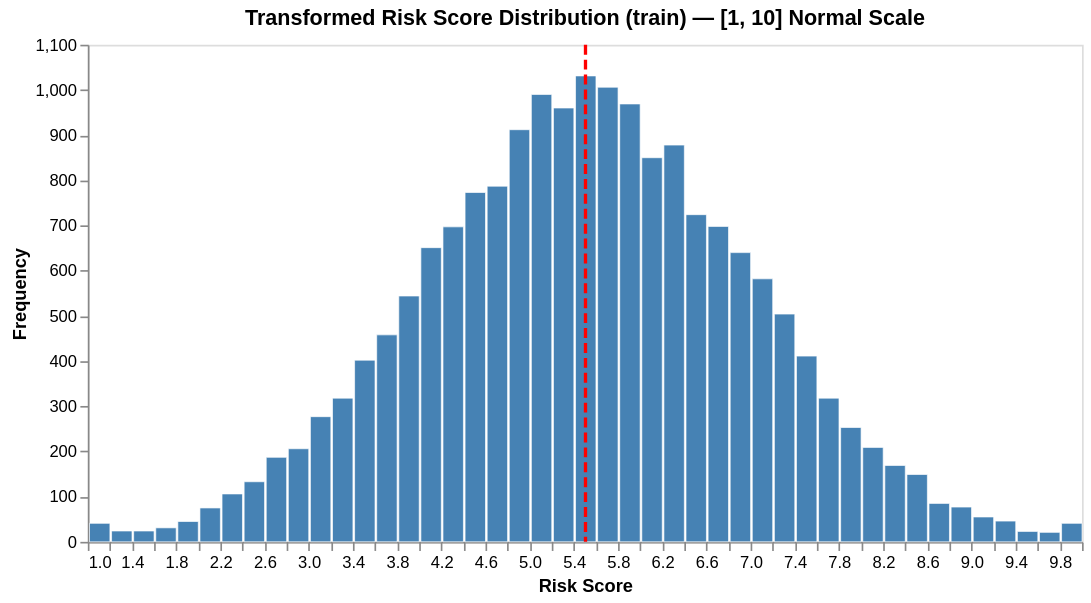

Write notebook code for a chart like this one.
### Code cell
# Thomas: Let's quickly check that we have accurately changed the risk score distribution with the quantile transformer:
import altair as alt
# Disable the max rows limit in Altair
alt.data_transformers.disable_max_rows()

z_sample = qt.transform(y_pred_train.reshape(-1, 1)).ravel()
scores_sample = np.clip((z_sample + 3) / 6 * 9 + 1, 1.0, 10.0)
print(f"Score range : {scores_sample.min():.2f} – {scores_sample.max():.2f}")
print(f"Mean        : {scores_sample.mean():.2f}")
print(f"Std         : {scores_sample.std():.2f}")
print(f"Median      : {np.median(scores_sample):.2f}")
mean_val = scores_sample.mean()
score_df = pd.DataFrame({"score": scores_sample})
hist = (
    alt.Chart(score_df)
    .mark_bar(color="steelblue", stroke="white", strokeWidth=0.4)
    .encode(
        alt.X("score:Q", bin=alt.Bin(maxbins=50), title="Risk Score"),
        alt.Y("count():Q", title="Frequency", axis = alt.Axis(grid=False)),
    )
)
mean_line = (
    alt.Chart(pd.DataFrame({"mean": [mean_val]}))
    .mark_rule(color="red", strokeDash=[6, 3], strokeWidth=2)
    .encode(
        x="mean:Q",
        tooltip=[alt.Tooltip("mean:Q", title=f"Mean", format=".2f")],
    )
)
(hist + mean_line).properties(
    title="Transformed Risk Score Distribution (train) — [1, 10] Normal Scale",
    width=600,
    height=300,
)

### Figure 1 — Vega-Lite specification as saved in the notebook (floating-point values rounded to 4 significant figures; data arrays with more than 128 entries replaced by an {"elided": "..."} marker saying what was removed)
{"config": {"view": {"continuousWidth": 300, "continuousHeight": 300}}, "layer": [{"data": {"name": "data-ba822dafccd13b9c764e9cdfc6210fb1"}, "mark": {"type": "bar", "color": "steelblue", "stroke": "white", "strokeWidth": 0.4}, "encoding": {"x": {"bin": {"maxbins": 50}, "field": "score", "title": "Risk Score", "type": "quantitative"}, "y": {"aggregate": "count", "axis": {"grid": false}, "title": "Frequency", "type": "quantitative"}}}, {"data": {"name": "data-ccfa79913c5c021d0114cf86d2fa54dd"}, "mark": {"type": "rule", "color": "red", "strokeDash": [6, 3], "strokeWidth": 2}, "encoding": {"tooltip": [{"field": "mean", "format": ".2f", "title": "Mean", "type": "quantitative"}], "x": {"field": "mean", "type": "quantitative"}}}], "height": 300, "title": "Transformed Risk Score Distribution (train) — [1, 10] Normal Scale", "width": 600, "$schema": "https://vega.github.io/schema/vega-lite/v6.1.0.json", "datasets": {"data-ba822dafccd13b9c764e9cdfc6210fb1": {"elided": "18380 records"}, "data-ccfa79913c5c021d0114cf86d2fa54dd": [{"mean": 5.505}]}}
